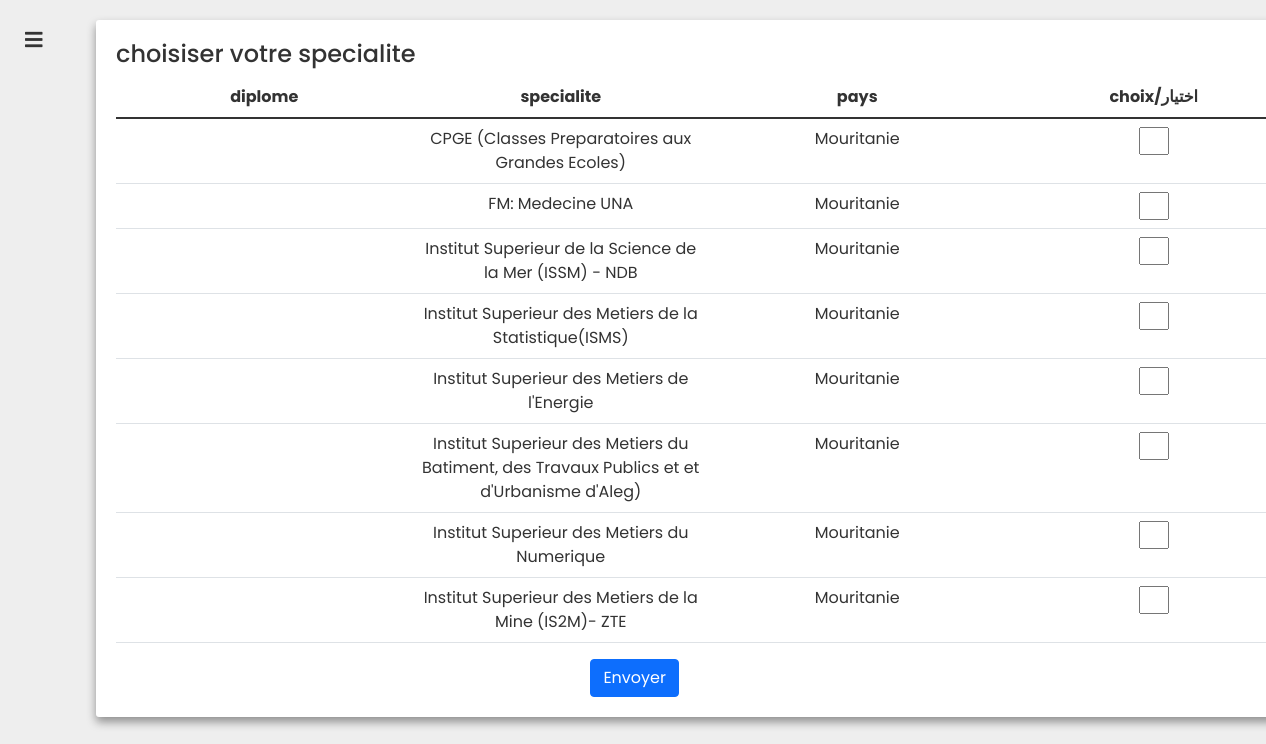
Screenshot of /moyenne/form_C.php with the database file from the repository.
### tables this page shows
CREATE TABLE `filiere_c` (
  `FILIERE` varchar(90) NOT NULL DEFAULT '',
  `id` int(11) NOT NULL,
  `capacite` int(11) NOT NULL DEFAULT '35',
  `pays` varchar(50) NOT NULL DEFAULT 'Mouritanie'
);

### moyenne/form_C.php (the view, shortened to what this page needs)
<?php
include '../sidebar/index.php';
?>
<!DOCTYPE html>
<html lang="en">
<head>
    <link rel="stylesheet" href="../css/bootstrap.min.css">
    <link rel="stylesheet" href="../css/style.css?v=<?php echo time();?>">
</head>
<body>
<main>
<div class="container">
    <h4>choisiser votre specialite</h4>
    <form action=""method="POST">
    <table class="table">
        <thead>
            <tr>
                <th scope="col">diplome</th>
                <th scope="col">specialite</th>
                <th scope="col">pays</th>
                <th scope="col">choix/اختيار</th>
            </tr>
        </thead>
        <tbody>
        <?php
            $getTd="SELECT  filiere,pays FROM  filiere_c";
            $sql = mysqli_query($connection , $getTd);
            $i=0;
            while($row = mysqli_fetch_assoc($sql)){
                $filiere=$row['filiere'];
                $pays=$row['pays'];
                echo "<tr><td></td><td>$filiere</td><td>$pays</td>";
                $a="m".$i;
                echo '<td><input type="number"class="inp" onchange="f()" name='.$a.' ></td></tr>';
                $i++;
            }
        ?>
        </tbody>
    </table>
    <button  class="btn btn-primary" name="sb">Envoyer</button>
    </form>
</div>
    </main>
</body>
</html>

### css/sidebar.css (style rules this page uses)
* { margin: 0; padding: 0; box-sizing: border-box; font-family: "Poppins", sans-serif; }
body { min-height: 100vh; background-color: #fff; }

### css/style.css (style rules this page uses)
* { margin: 0; padding: 0; box-sizing: border-box; font-family: 'Poppins', sans-serif; color: #333; }
body { background-color: #eee; }
main { min-height: 80vh; display: flex; align-items: center; justify-content: center; }
td , th { text-align: center; align-items: center; max-width: 10px; }
input[type=number] { -moz-appearance: textfield; }
.container { position: relative; left: 60px; background: #fff; border-radius: 3px; box-shadow: 0 5px 10px rgba(0, 0, 0, 0.4); margin: 20px 20px; padding: 20px; max-width: 1250px; left: 76px; }

### moyenne/form_C.php (style rules this page uses)
.inp { width:30px; }
button { position: relative; left:40%; }

### rows the page displays
filiere_c: FILIERE "CPGE (Classes Preparatoires aux Grandes Ecoles)", pays "Mouritanie"
filiere_c: FILIERE "FM: Medecine UNA", pays "Mouritanie"
filiere_c: FILIERE "Institut Superieur de la Science de la Mer (ISSM) - NDB", pays "Mouritanie"
filiere_c: FILIERE "Institut Superieur des Metiers de la Statistique(ISMS)", pays "Mouritanie"
filiere_c: FILIERE "Institut Superieur des Metiers de l'Energie", pays "Mouritanie"
filiere_c: FILIERE "Institut Superieur des Metiers du Batiment, des Travaux Publics et et d'Urbanisme d'Aleg)", pays "Mouritanie"
filiere_c: FILIERE "Institut Superieur des Metiers du Numerique", pays "Mouritanie"
filiere_c: FILIERE "Institut Superieur des Metiers de la Mine (IS2M)- ZTE", pays "Mouritanie"
